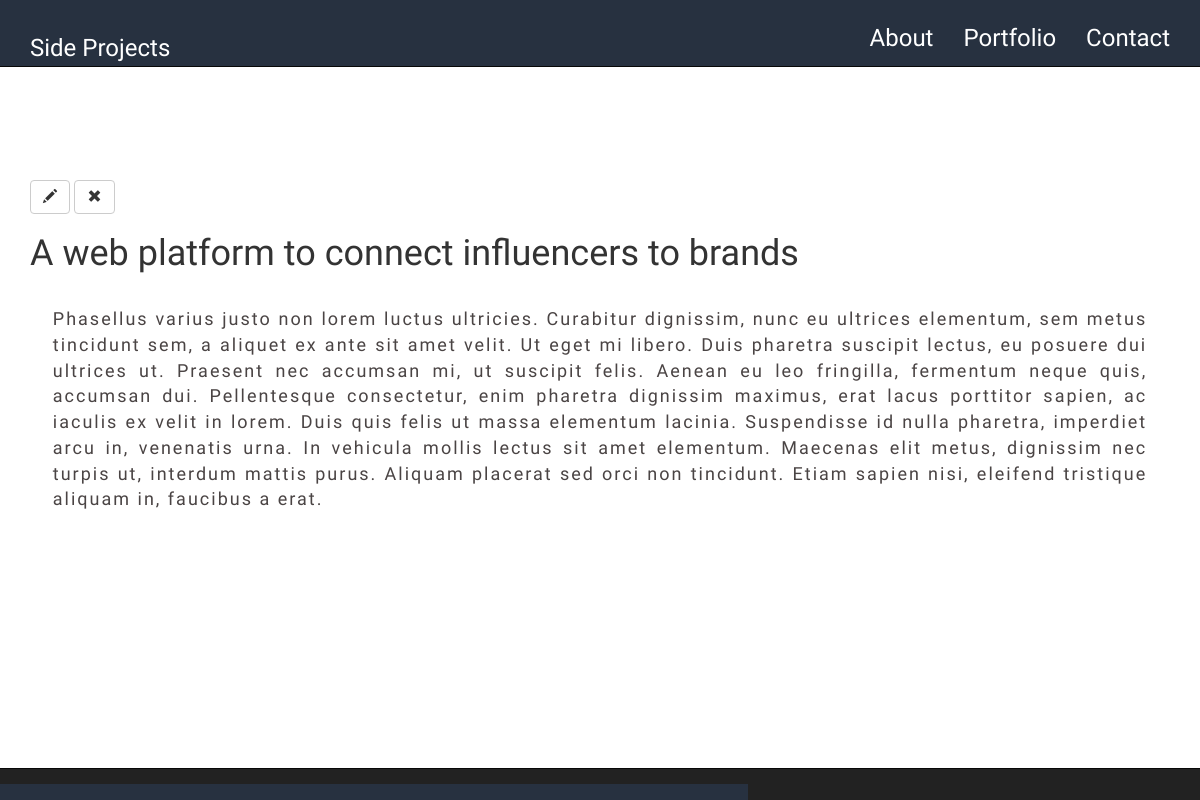
The page /project/21/ on the database its author committed.
### projects/models.py (models this page shows)
class Project(models.Model):
    project_owner = models.ForeignKey('auth.User')
    project_title = models.CharField(max_length=50)
    short_pitch = models.TextField()
    created_date = models.DateTimeField(blank=True, null=True)

### projects/views.py (the view)
# urls.py: url(r'^project/(?P<pk>\d+)/$', views.project_detail, name='project_detail'),
def project_detail(request, pk):
    project = get_object_or_404(Project, pk=pk)
    return render(request, 'project_detail.html', {'project': project})

### projects/templates/project_detail.html
{% extends 'base.html' %}
{% block content %}
<div class="container">
    <br><br><br><br><br><br><br>
    <div class="project">
        <a class="btn btn-default" href="{% url 'project_edit' pk=project.pk %}"><span class="glyphicon glyphicon-pencil"></span></a>
        <a class="btn btn-default" href="{% url 'project_delete' pk=project.pk %}"><span class="glyphicon glyphicon-remove"></span></a>
        <h1>{{ project.project_title }}</h1>
        <p>{{ project.short_pitch|linebreaksbr }}</p>
    </div>
</div>
{% endblock %}

### projects/static/css/styles.css (style rules this page uses)
* { margin: 0; padding-top: 0; border: 0; }
body { font-family: 'Raleway', sans-serif; font-size: 18px; position: relative; background-color: #FFF; }
p { padding: 2%; color: #4A4444; text-align: justify; letter-spacing: 2px; }

### rows shown on the page
Project: project_title "A web platform to connect influencers to brands", short_pitch "Phasellus varius justo non lorem luctus ultricies. Curabitur dignissim, nunc eu ultrices elementum, sem metus tincidunt sem, a aliquet ex ante sit amet velit. Ut eget mi libero. Duis pharetra suscipit lectus, eu posuere dui ultrices ut. Praesent nec accumsan mi, ut suscipit felis. Aenean eu leo fringilla, fermentum neque quis, accumsan dui. Pellentesque consectetur, enim pharetra dignissim maximus, erat lacus porttitor sapien, ac iaculis ex velit in lorem. Duis quis felis ut massa elementum lacinia. Suspendisse id nulla pharetra, imperdiet arcu in, venenatis urna. In vehicula mollis lectus sit amet elementum. Maecenas elit metus, dignissim nec turpis ut, interdum mattis purus. Aliquam…"
